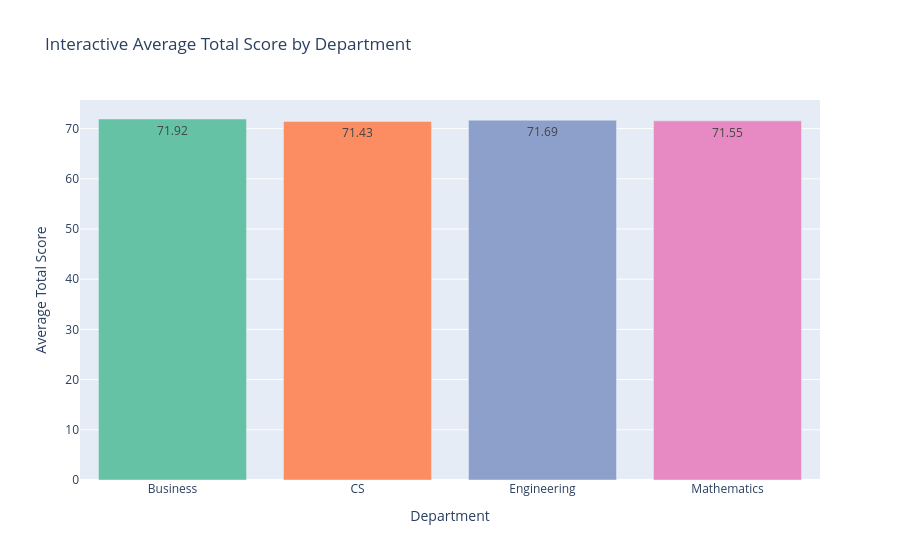

Write notebook code for a chart like this one.
### Markdown cell above
<div style=" font-size: 14px;font-weight:bold">
6.18b Interactive:Interactive Average Total Score by Department
</div>

### Code cell
department_score_plotly = (
    df.groupby("Department", as_index=False)["Total_Score"]
    .mean()
)

fig = px.bar(
    department_score_plotly,
    x="Department",
    y="Total_Score",
    color="Department",
    text_auto=".2f",
    title="Interactive Average Total Score by Department",
    color_discrete_sequence=px.colors.qualitative.Set2
)

fig.update_layout(
    xaxis_title="Department",
    yaxis_title="Average Total Score",
    showlegend=False
)

fig.show()

### Figure 1 — Plotly figure (JSON) as saved in the notebook; plotly's stock layout.template omitted (floating-point values rounded to 4 significant figures)
{"data": [{"hovertemplate": "Department=%{x}<br>Total_Score=%{y}<extra></extra>", "legendgroup": "Business", "marker": {"color": "rgb(102,194,165)", "pattern": {"shape": ""}}, "name": "Business", "orientation": "v", "showlegend": true, "textposition": "auto", "texttemplate": "%{y:.2f}", "type": "bar", "x": ["Business"], "xaxis": "x", "y": [71.92], "yaxis": "y"}, {"hovertemplate": "Department=%{x}<br>Total_Score=%{y}<extra></extra>", "legendgroup": "CS", "marker": {"color": "rgb(252,141,98)", "pattern": {"shape": ""}}, "name": "CS", "orientation": "v", "showlegend": true, "textposition": "auto", "texttemplate": "%{y:.2f}", "type": "bar", "x": ["CS"], "xaxis": "x", "y": [71.43], "yaxis": "y"}, {"hovertemplate": "Department=%{x}<br>Total_Score=%{y}<extra></extra>", "legendgroup": "Engineering", "marker": {"color": "rgb(141,160,203)", "pattern": {"shape": ""}}, "name": "Engineering", "orientation": "v", "showlegend": true, "textposition": "auto", "texttemplate": "%{y:.2f}", "type": "bar", "x": ["Engineering"], "xaxis": "x", "y": [71.69], "yaxis": "y"}, {"hovertemplate": "Department=%{x}<br>Total_Score=%{y}<extra></extra>", "legendgroup": "Mathematics", "marker": {"color": "rgb(231,138,195)", "pattern": {"shape": ""}}, "name": "Mathematics", "orientation": "v", "showlegend": true, "textposition": "auto", "texttemplate": "%{y:.2f}", "type": "bar", "x": ["Mathematics"], "xaxis": "x", "y": [71.55], "yaxis": "y"}], "layout": {"barmode": "relative", "legend": {"title": {"text": "Department"}, "tracegroupgap": 0}, "showlegend": false, "title": {"text": "Interactive Average Total Score by Department"}, "xaxis": {"anchor": "y", "categoryarray": ["Business", "CS", "Engineering", "Mathematics"], "categoryorder": "array", "domain": [0, 1], "title": {"text": "Department"}}, "yaxis": {"anchor": "x", "domain": [0, 1], "title": {"text": "Average Total Score"}}}}
